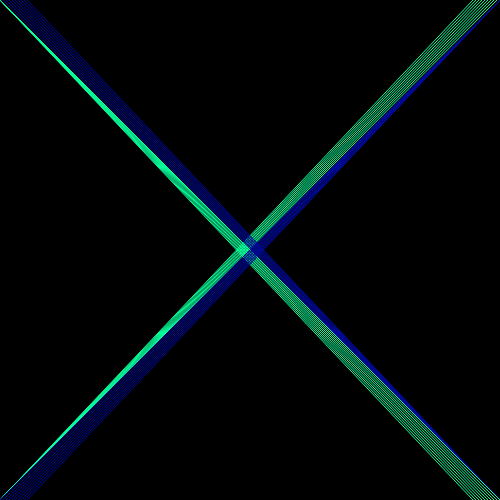
Frame 1 (no input)
Frame 60 (no input): identical to frame 1, image omitted
Frame 120 (the mouse pressed at the canvas centre since frame 60): identical to frame 1, image omitted

The p5.js sketch that drew this single still picture (run headless with seeded random() and noise() and a simulated clock; from frame 60 on, the mouse is pressed at the canvas centre):

// p5.js sketch
// ── sketch.js
let xLength = 500;
let yLength = 500;

let numLines = 28;
let xDist = 11;

//sliders
let distSlider;
let colorSlider;
let lineSlider;


let leftLine = {
  x1 : 0,
  y1 : yLength,
  x2 : xLength,
  y2 : 0
}

let rightLine = {
  x1 : xLength,
  y1 : yLength,
  x2 : 0,
  y2 : 0
}

function setup() {
  createCanvas(xLength, yLength);
  
  //sliders
  distSlider = createSlider(1, 20, 3);
  colorSlider = createSlider(1, 200, 1);
  lineSlider = createSlider(1, 30, 10);
}

function draw() {
  background(0);
  vertLine1();
  vertLine2();
	vertLine3();
  vertLine4();
}

function vertLine1() {
  strokeWeight(1);
  stroke(10, 255, 155);
  let x2 = xLength;
  line(leftLine.x1, leftLine.y1, leftLine.x2, leftLine.y2);
  for (let i = 0; i < lineSlider.value(); i++) {
    line(leftLine.x1, leftLine.y1, x2, leftLine.y2);
    let shiftX = -(distSlider.value());
    x2 += shiftX; 
  }
  
}

function vertLine2() {
  strokeWeight(1);
  stroke(colorSlider.value(), 10, 155);
  let x2 = 0;
  line(rightLine.x1, rightLine.y1, rightLine.x2, rightLine.y2);
  for (let i = 0; i < lineSlider.value(); i++) {
    line(rightLine.x1, rightLine.y1, x2, rightLine.y2);
    let shiftX = distSlider.value();
    x2 += shiftX;
  }
}

function vertLine3() {
  strokeWeight(1);
  stroke(10, 255, 155);
  let x2 = xLength;
  line(leftLine.x1, leftLine.y2, leftLine.x2, leftLine.y1);
  for (let i = 0; i < lineSlider.value(); i++) {
    line(leftLine.x1, leftLine.y2, x2, leftLine.y1);
    let shiftX = -(distSlider.value());
    x2 += shiftX; 
  }
}

function vertLine4() {
  strokeWeight(1);
  stroke(colorSlider.value(), 10, 155);
  let x2 = 0;
  line(rightLine.x1, rightLine.y2, rightLine.x2, rightLine.y1);
  for (let i = 0; i < lineSlider.value(); i++) {
    line(rightLine.x1, rightLine.y2, x2, rightLine.y1);
    let shiftX = distSlider.value();
    x2 += shiftX;
  }
}
  
  
  
  
  
  
  
  
  
